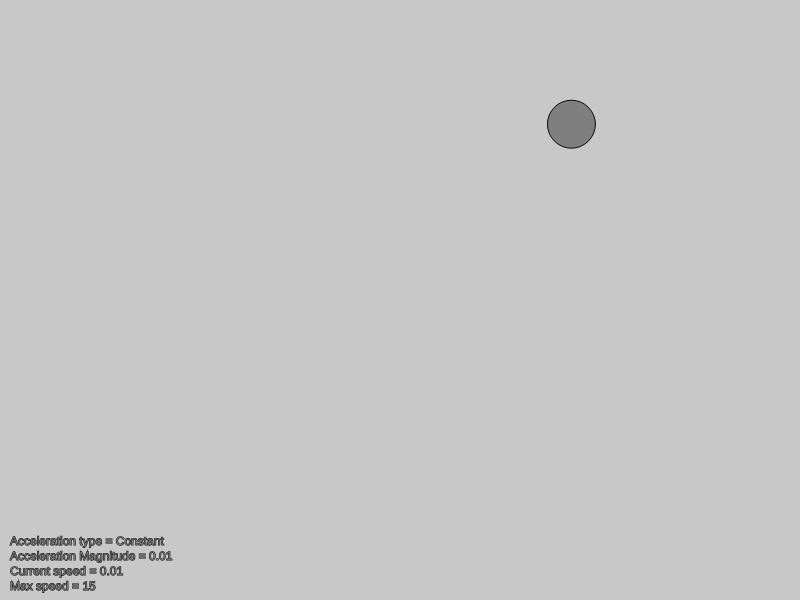
Frame 1 (no input)
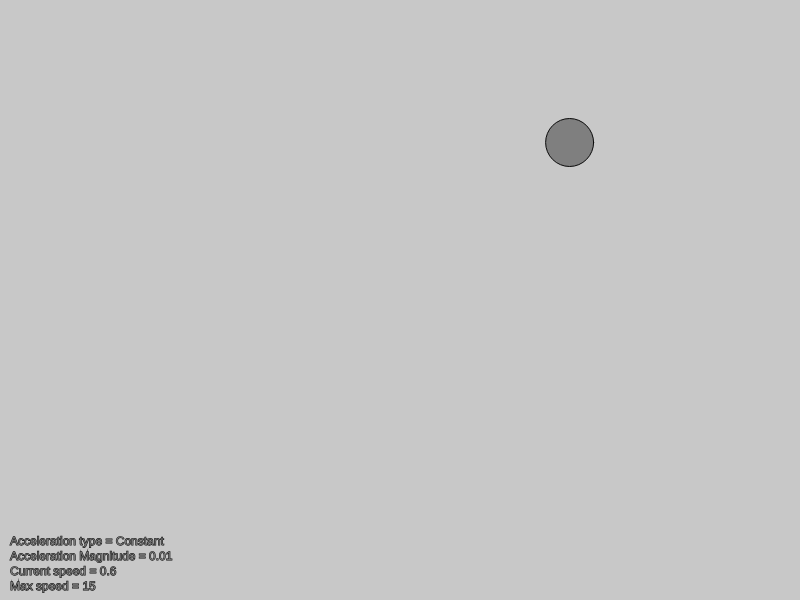
Frame 60 (no input)
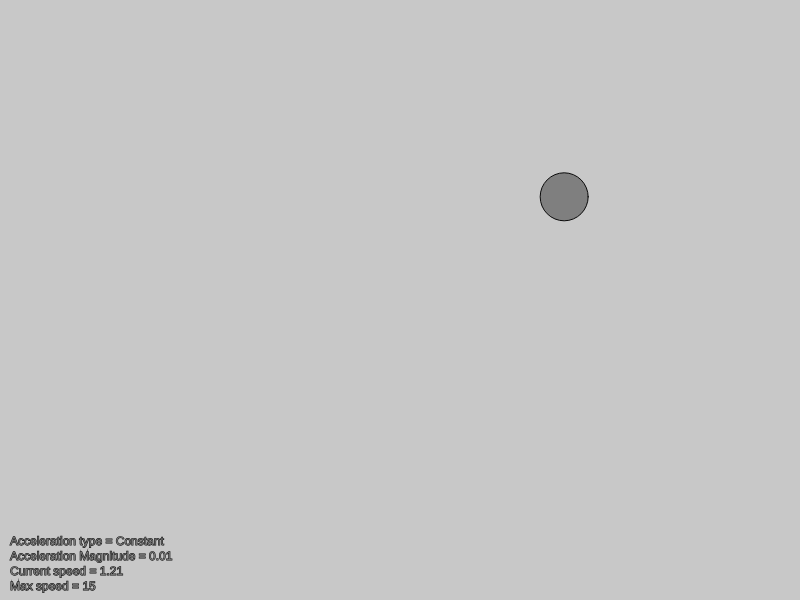
Frame 120 (the mouse pressed at the canvas centre since frame 60)

The p5.js sketch that drew these frames (run headless with seeded random() and noise() and a simulated clock; from frame 60 on, the mouse is pressed at the canvas centre):

// p5.js sketch
// ── sketch.js
let mover;
let selector; // to choose b/w type of acceleration

function setup() {
  selector = createSelect();
  selector.option("Constant");
  selector.option("Random");
  selector.changed(handleSelectChange);
  createCanvas(800, 600);
  mover = new Mover();
  stroke(0);
  background(200);
}

function draw() {
  background(200);
  mover.update();
  mover.checkEdges();
  mover.show();
}

// ── Mover.js
const MAX_SPEED = 15;
let accelerationType;

let accelerationMode = "Constant";

function handleSelectChange(e) {
  const newVal = e.target.value;
  accelerationMode = newVal;
}

class Mover {
  constructor() {
    this.position = createVector(random(width), random(height));
    this.velocity = createVector();
    // this.acceleration = createVector(-0.001, 0.01);
    this.acceleration = createVector();
  }
  update() {
    if (accelerationMode == "Constant") {
      this.acceleration = createVector(-0.001, 0.01);
    } else {
      this.acceleration = p5.Vector.random2D(); // random unit vector
      this.acceleration.mult(0.5); // to make the value a bit smaller than 1
    }
    this.velocity.add(this.acceleration);
    this.velocity.limit(MAX_SPEED);
    this.position.add(this.velocity);
  }

  checkEdges() {
    if (this.position.x > width) {
      this.position.x = 0;
    } else if (this.position.x < 0) {
      this.position.x = width;
    }

    if (this.position.y > height) {
      this.position.y = 0;
    } else if (this.position.y < 0) {
      this.position.y = height;
    }
  }

  show() {
    fill(127);
    stroke(10);
    ellipse(this.position.x, this.position.y, 48);
    text(`Acceleration type = ${accelerationMode}`, 10, height - 55);
    text(
      `Acceleration Magnitude = ${round(this.acceleration.mag(), 2)}`,
      10,
      height - 40
    );
    text(`Current speed = ${round(this.velocity.mag(), 2)}`, 10, height - 25);
    text(`Max speed = ${round(MAX_SPEED)}`, 10, height - 10);
  }
}
